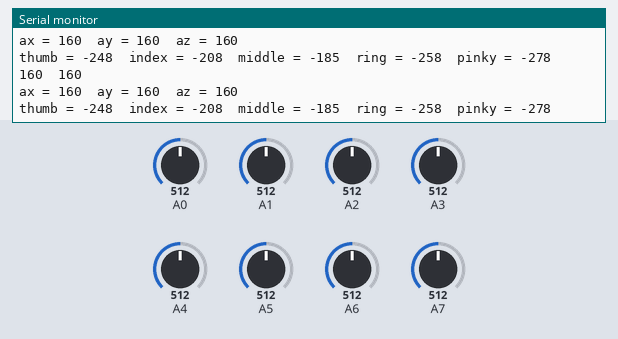
The sketch below on a simulated Arduino Nano, built with avr-gcc and run on an emulated ATmega328P. Shown: the last lines printed to the serial monitor. Inputs (shaded band) come from the test bench; at power-on: A0 = 512, A2 = 512, A6 = 512, A1 = 512, A3 = 512, A4 = 512, A5 = 512, A7 = 512. Storage starts empty.

Above: at 1.2 s.
1.3 s: A0 set to 648
At 1.45 s:
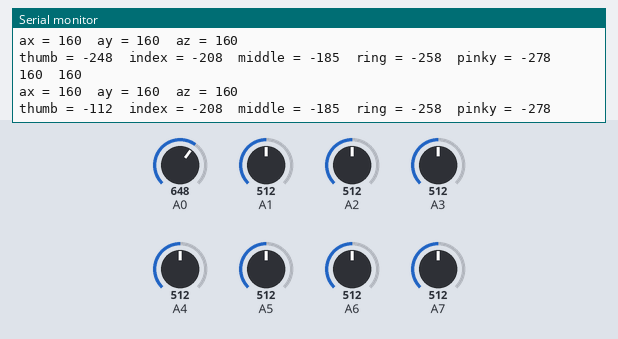
4.3 s: A0 set to 675
At 4.46 s:
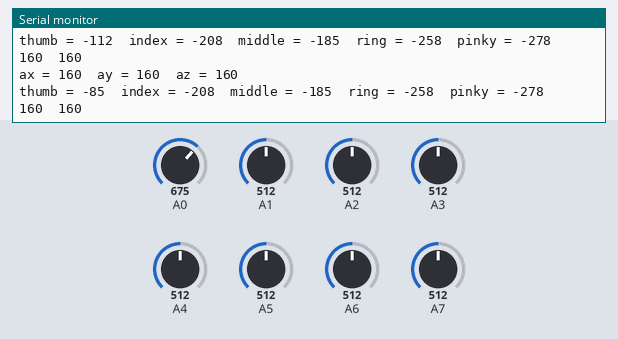
7.3 s: A2 set to 589
At 7.32 s:
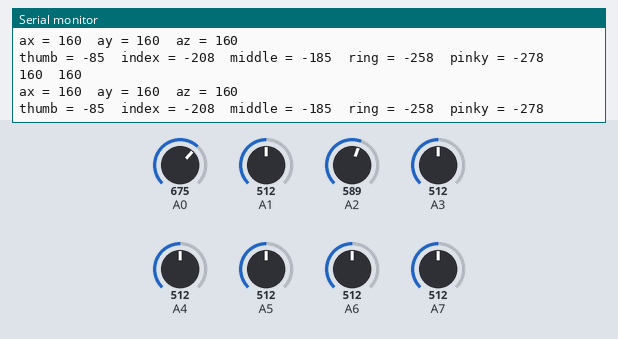
8.8 s: A2 set to 614
At 8.86 s:
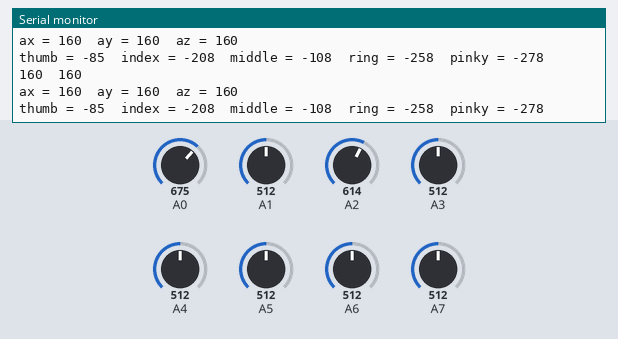
11.8 s: A6 set to 458
At 11.81 s:
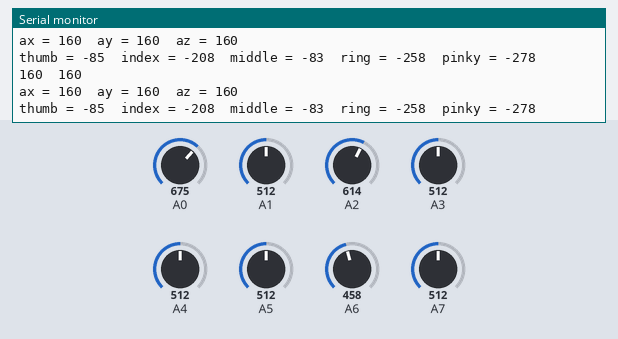
14.8 s: A6 set to 440
At 14.87 s:
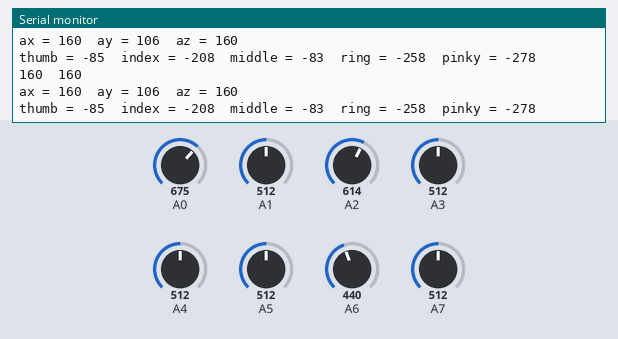
Timing chart, 0 to 17.8 s (numbered marks = the images above; inputs shaded):
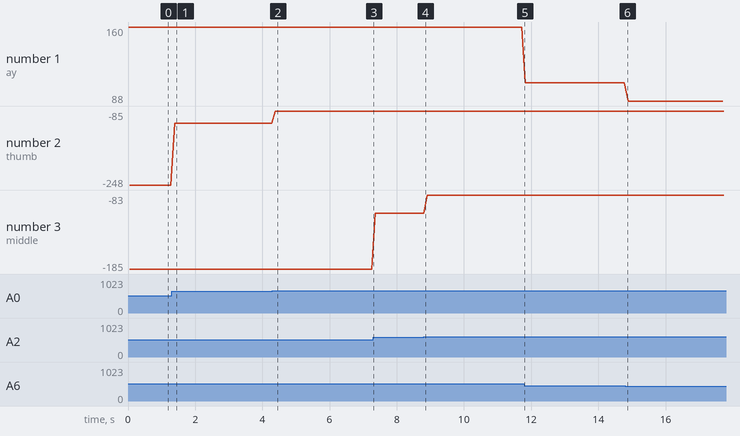

The sketch:

ITSP_code_final.ino
```cpp
//This code is not going to be used anymore

#include "SD.h"
#define SD_ChipSelectPin 4
#include "TMRpcm.h"
#include "SPI.h"
TMRpcm tmrpcm;

int acc_x_array[2];
int acc_x_array_index=0;
int acc_z_array[2];
int acc_z_array_index=0;//declaring array and its variables
boolean is_hello , is_yes , is_love ,is_you , is_like,is_fuckoff;
int hello_yes_threshold_acc_x = 60/* !!!! type a threshold */ , hello_yes_threshold_acc_y = -40/* !!!! */ , you_threshold_acc_z = 55/* !!!! */ , you_threshold_acc_y = -60/* !!!! */ ;

void setup(){
  Serial.begin(9600);
  tmrpcm.speakerPin = 9;
  tmrpcm.setVolume(6);

  if (!SD.begin(SD_ChipSelectPin)) {
    Serial.println("SD fail");
    return;
   }
  }
void loop(){
  int acc_x = analogRead(A5)-352 , acc_y=analogRead(A6)-352 , acc_z=analogRead(A7)-352 ;//creating accelerometer readings
  int  hello_threshold_acc_x_count=0 , yes_threshold_acc_x_count=0 ,you_threshold_acc_z_count=0 ;
  int flex_thumb = analogRead(A0)-760 , flex_index = analogRead(A1)-720 , flex_middle = analogRead(A2)-697 , flex_ring = analogRead(A3)-770 , flex_pinky = analogRead(A4)-790 ;//reading flex sensor values

  Serial.print("ax = ");
  Serial.print(acc_x);
  Serial.print("\t");

  Serial.print("ay = ");
  Serial.print(acc_y);
  Serial.print("\t");

  Serial.print("az = ");
  Serial.print(acc_z);
  Serial.println("\t");
  Serial.print("\n") ;

  Serial.print("thumb = ");
  Serial.print(flex_thumb);
  Serial.print("\t");

  Serial.print("index = ");
  Serial.print(flex_index);
  Serial.print("\t");

  Serial.print("middle = ");
  Serial.print(flex_middle);
  Serial.print("\t");

  Serial.print("ring = ");
  Serial.print(flex_ring);
  Serial.print("\t");

  Serial.print("pinky = ");
  Serial.print(flex_pinky);
  Serial.println("\t");
  Serial.print("\n");
  delay(50);
  //check hello and yes
  acc_x_array[acc_x_array_index] = acc_x ;
  acc_x_array_index = (acc_x_array_index+1)%2;

  acc_z_array[acc_x_array_index] = acc_z ;
  acc_z_array_index = (acc_x_array_index+1)%2; // creating acc_x_array and acc_z_array

    for(int i=0 ; i<2 ;i++){
    Serial.print(acc_z_array[i]) ;
    Serial.print("\t") ;

      }
Serial.print("\n") ;

  for(int j=0 ; j<2 ; j++) {
    if( acc_x_array[j] > hello_yes_threshold_acc_x && acc_y < hello_yes_threshold_acc_y ){
      if(/*higher values*/ flex_thumb < 30 && flex_index < 30 && flex_middle <35 && flex_ring <40 && flex_pinky<30) {
        hello_threshold_acc_x_count++ ;
        if(hello_threshold_acc_x_count ) is_hello = true ;
      }
      if(/*lower values*/flex_thumb > 70 && flex_index >110 && flex_middle > 100 && flex_ring >70&& flex_pinky>75) {
        yes_threshold_acc_x_count++ ;
        if(yes_threshold_acc_x_count == 4) is_yes = true ;
      }

    }
  }
//check for you
 {
    if(/*higher values*/ flex_thumb < 30 && flex_index < 30 && flex_middle <35 && flex_ring <40 && flex_pinky<30 && acc_z > you_threshold_acc_z && acc_y < you_threshold_acc_y  ){
       is_you = true ;
    }


  //check for "i love you"
  if(/*lower values*/flex_thumb > 5 && flex_index >0  && flex_middle > 90 && flex_ring >65 && flex_pinky>-10 &&
    /*higher values*/ flex_thumb <30 && flex_index < 30 && flex_middle <150 && flex_ring <100 && flex_pinky<16) {
    is_love = true ;
  }

  // check for like
  if(/*lower values*/flex_thumb > 15 && flex_index >100 && flex_middle > 100 && flex_ring >70 && flex_pinky>75 &&
    /*higher values*/ flex_thumb < 60 && flex_index < 150 && flex_middle <150 && flex_ring <110 && flex_pinky<110) {
    is_like = true ;
  }

  //check for fuckoff
  if( /*lower values*/flex_thumb > 95 && flex_index >80 && flex_middle >0 && flex_ring >65 && flex_pinky>45  &&
    /*higher values*/ flex_thumb < 150 && flex_index < 160 && flex_middle <30 && flex_ring <100 && flex_pinky<110) {
    is_fuckoff = true ;
  }


//give outputs
  if(is_hello) {

    Serial.println("hello") ;
    tmrpcm.play("hello.wav");
    acc_x = 0 , acc_y= 0 , acc_z= 0  ;
    flex_thumb = 0 , flex_index = 0 , flex_middle = 0 , flex_ring = 0 , flex_pinky = 0 ;
    for(int i=0 ; i<4 ; i++){
      acc_x_array[i]=0 ;
    }
    is_hello = false ;
    delay(1000);
  }// give hello output

  if(is_yes) {

    Serial.println("yes") ;
    tmrpcm.play("yes.wav");
    acc_x = 0 , acc_y= 0 , acc_z= 0  ;
    flex_thumb = 0 , flex_index = 0 , flex_middle = 0 , flex_ring = 0 , flex_pinky = 0 ;
    for(int i=0 ; i<4 ; i++){
      acc_x_array[i]=0 ;
    }
    is_yes=false ;
    delay(1000);
  }// give yes output

  if(is_love) {
    Serial.println("i love you") ;
    tmrpcm.play("love.wav");
    flex_thumb = 0 , flex_index = 0 , flex_middle = 0 , flex_ring = 0 , flex_pinky = 0 ;
    is_love=false ;
    delay(1000);
  }// give "i love you " output

  if(is_you) {
    Serial.println("you") ;
    tmrpcm.play("you.wav");
    is_you=false ;
    for(int i=0 ; i<4 ; i++){
      acc_z_array[i]=0 ;
    }
    acc_x = 0 , acc_y= 0 , acc_z= 0  ;
    flex_thumb = 0 , flex_index = 0 , flex_middle = 0 , flex_ring = 0 , flex_pinky = 0 ;
    delay(1000);
  }

  if(is_like) {
    Serial.println("like") ;
    tmrpcm.play("like.wav");
    flex_thumb = 0 , flex_index = 0 , flex_middle = 0 , flex_ring = 0 , flex_pinky = 0 ;
    is_like=false ;
    delay(1000);
  }

  if(is_fuckoff) {
    Serial.println("Fuck Off") ;
    tmrpcm.play("fuckoff.wav");
    flex_thumb = 0 , flex_index = 0 , flex_middle = 0 , flex_ring = 0 , flex_pinky = 0 ;
    is_fuckoff=false ;
    delay(1000);
  }


}
}
```

Measured:
- the behaviour switches between 660 and 661 on A0 (found by bisection; images 1 and 2)
- after the input at 1.3 s, the serial monitor: prints a new line after 0.09 s (image 1)
- after the input at 4.3 s, the serial monitor: prints a new line after 0.09 s (image 2)
- plotted number 1: 160 → 106 after the input at 11.8 s, 106 → 88 after the input at 14.8 s
- plotted number 2: -248 → -112 after the input at 1.3 s, -112 → -85 after the input at 4.3 s
- plotted number 3: -185 → -108 after the input at 7.3 s, -108 → -83 after the input at 8.8 s
